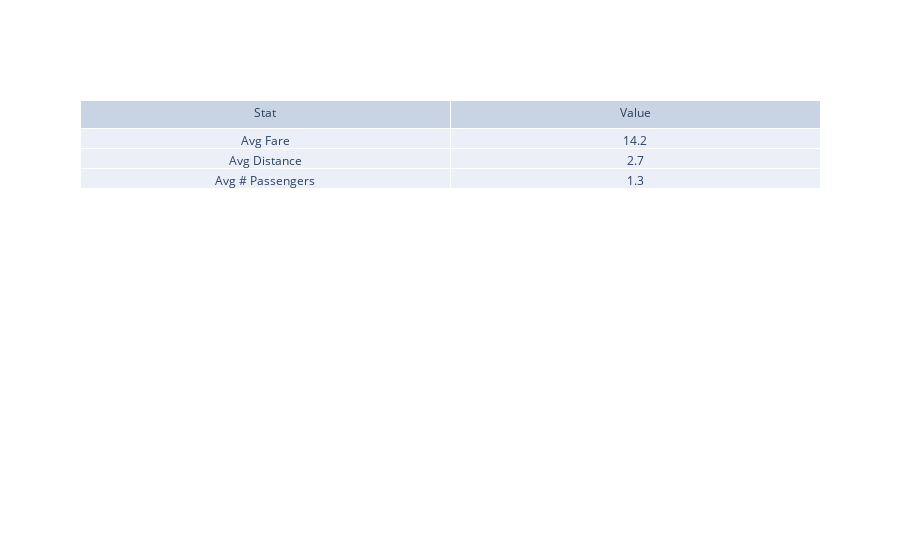

Notebook code cell kept with this figure:
### Code cell
new_df=merged3[(merged3['PUBorough']=='Brooklyn')&(merged3['DOBorough']=='Brooklyn')]

pu_selected = 'Brooklyn'

avg_fare = dict(new_df.groupby('PUBorough')['total_amount'].mean())
avg_dist = dict(new_df.groupby('PUBorough')['trip_distance'].mean())
avg_pass = dict(new_df.groupby('PUBorough')['passenger_count'].mean())


x = ['Stat', 'Value']
y = [['Avg Fare', 'Avg Distance', 'Avg # Passengers'], [round(avg_fare[pu_selected],1), round(avg_dist[pu_selected],1), round(avg_pass[pu_selected],1)]]

fig = go.Figure(data=go.Table(header = dict(values = x), cells=dict(values = y)))

fig.show()

### Figure 1 — Plotly figure (JSON) as saved in the notebook; plotly's stock layout.template omitted (floating-point values rounded to 4 significant figures)
{"data": [{"cells": {"values": [["Avg Fare", "Avg Distance", "Avg # Passengers"], [14.2, 2.7, 1.3]]}, "header": {"values": ["Stat", "Value"]}, "type": "table"}], "layout": {}}
